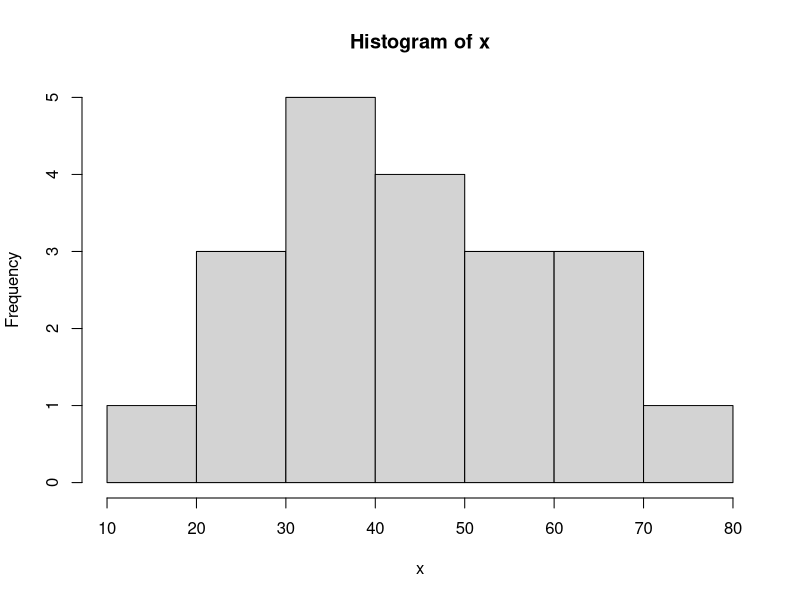

Write R code to recreate this figure.
## ---- chunk 1
minVal <- 0
maxVal <- 100
mymean <- (maxVal - minVal)/2
x = rnorm(20, mean = mymean, sd = mymean/3)
x
## ---- chunk 2
hist(x)
